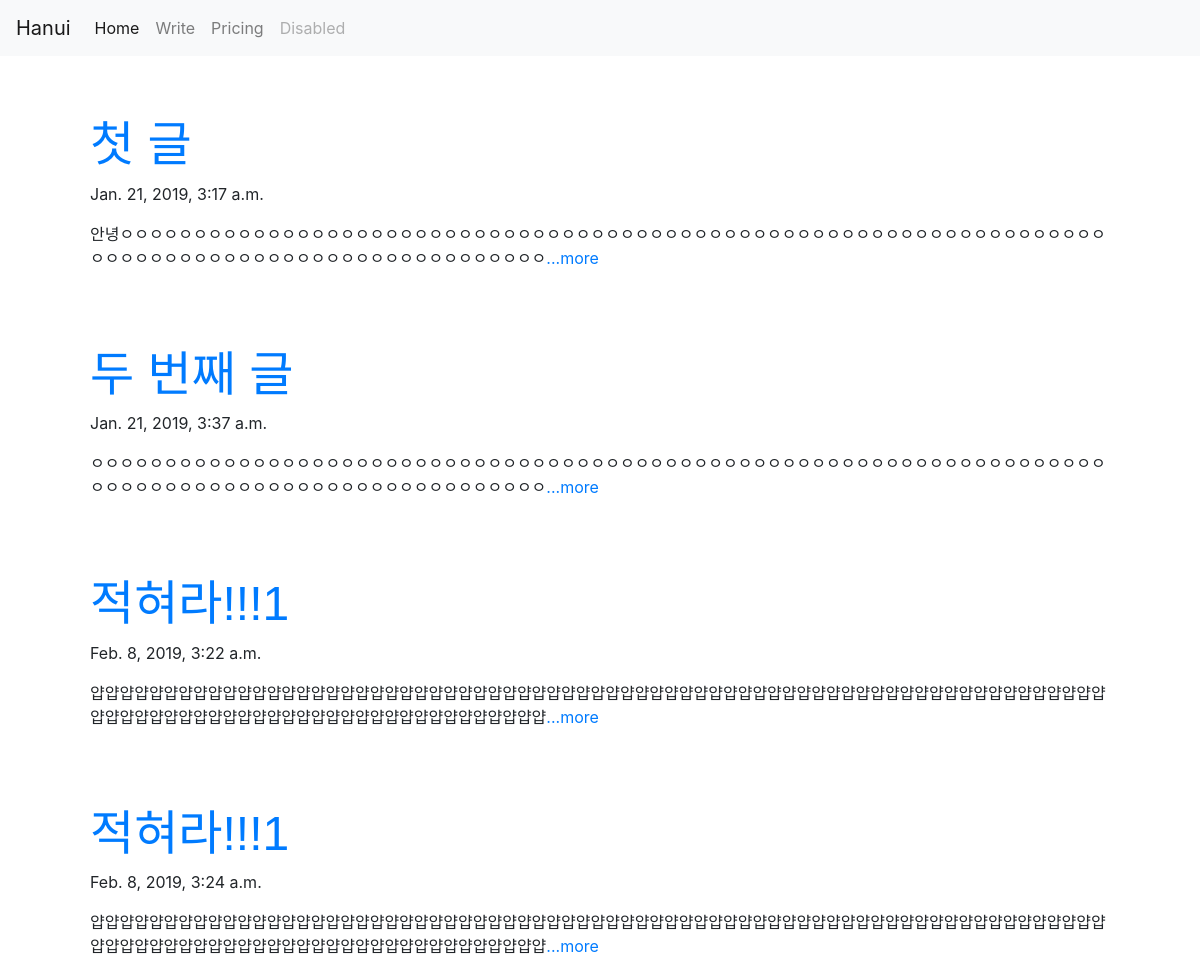
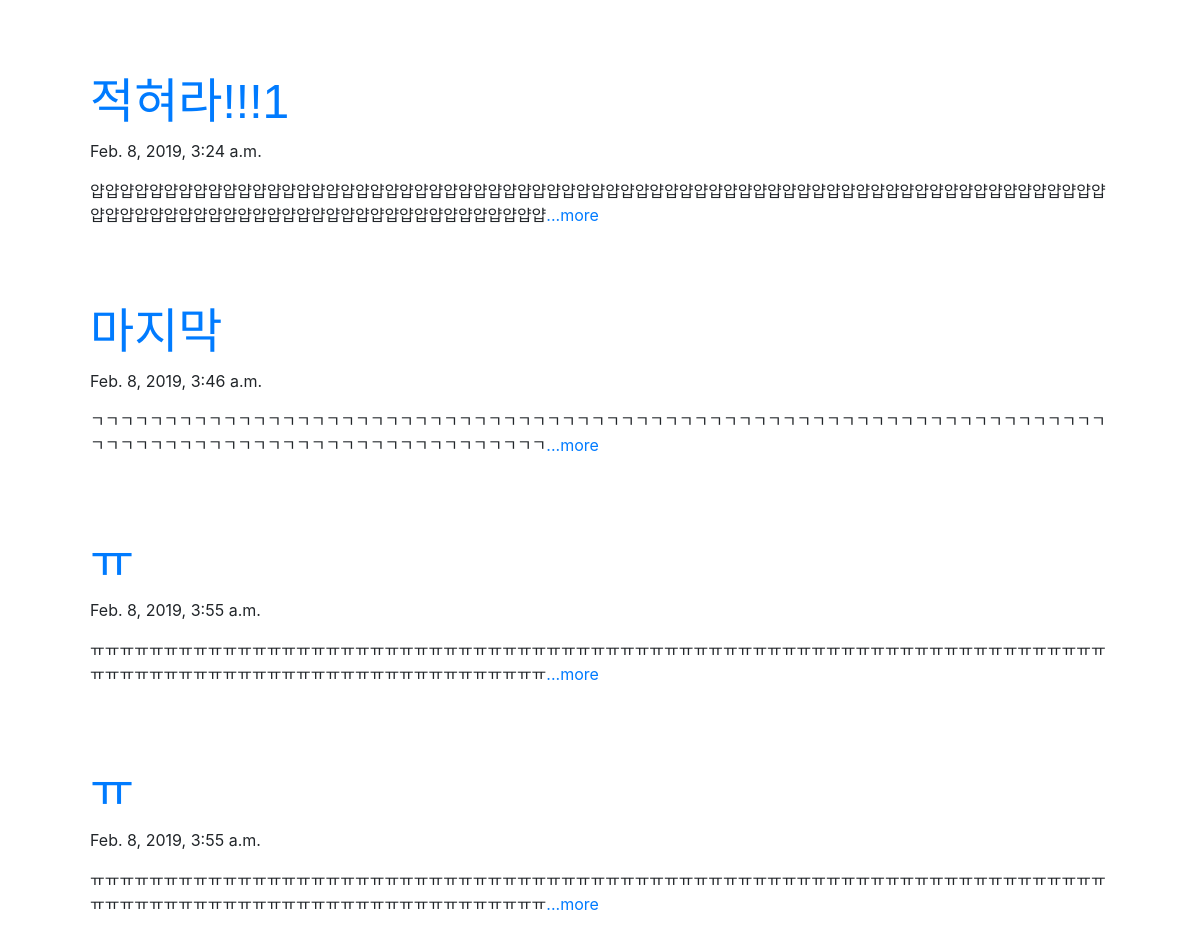
The page / on the database its author committed (2 pictures, top to bottom).
### blog/models.py (models this page shows, shortened)
class Blog(models.Model):
    title = models.CharField(max_length=200)
    pub_date = models.DateTimeField('date published')
    body = models.TextField()
    objects = models.Manager()
    def summary(self):
        return self.body[:100] #pylint: disable=E1136

### blog/views.py (the view)
# urls.py: 2. Add a URL to urlpatterns:  path('', views.home, name='home')
def home(request):
    blogs = Blog.objects
    return render(request, 'home.html', {'blogs' : blogs})

### blog/templates/home.html
{% extends 'base.html' %}
{% block content %}
      {% for blog in blogs.all %}
      <div class="container">
          <a href="{% url 'detail' blog.id %}">
              <h1>{{ blog.title }}</h1>
          </a>
          <p>{{ blog.pub_date }}</p>
          <p>{{ blog.summary }}<a href="{% url 'detail' blog.id %}">...more</a></p>
      </div>
      {% endfor %}
{% endblock %}

### blog/templates/base.html (style rules this page uses)
h1 { font-family: 'Hanna', sans-serif; font-size: 48px; }
.container { padding: 30px; }

### rows shown on the page
Blog: title "첫 글", pub_date "Jan. 21, 2019, 3:17 a.m.", summary "안녕ㅇㅇㅇㅇㅇㅇㅇㅇㅇㅇㅇㅇㅇㅇㅇㅇㅇㅇㅇㅇㅇㅇㅇㅇㅇㅇㅇㅇㅇㅇㅇㅇㅇㅇㅇㅇㅇㅇㅇㅇㅇㅇㅇㅇㅇㅇㅇㅇㅇㅇㅇㅇㅇㅇㅇㅇㅇㅇㅇㅇㅇㅇㅇㅇㅇㅇㅇㅇㅇㅇㅇㅇㅇㅇㅇㅇㅇㅇㅇㅇㅇㅇㅇㅇㅇㅇㅇㅇㅇㅇㅇㅇㅇㅇㅇㅇㅇㅇ"
Blog: title "두 번째 글", pub_date "Jan. 21, 2019, 3:37 a.m.", summary "ㅇㅇㅇㅇㅇㅇㅇㅇㅇㅇㅇㅇㅇㅇㅇㅇㅇㅇㅇㅇㅇㅇㅇㅇㅇㅇㅇㅇㅇㅇㅇㅇㅇㅇㅇㅇㅇㅇㅇㅇㅇㅇㅇㅇㅇㅇㅇㅇㅇㅇㅇㅇㅇㅇㅇㅇㅇㅇㅇㅇㅇㅇㅇㅇㅇㅇㅇㅇㅇㅇㅇㅇㅇㅇㅇㅇㅇㅇㅇㅇㅇㅇㅇㅇㅇㅇㅇㅇㅇㅇㅇㅇㅇㅇㅇㅇㅇㅇㅇㅇ"
Blog: title "적혀라!!!1", pub_date "Feb. 8, 2019, 3:22 a.m.", summary "얍얍얍얍얍얍얍얍얍얍얍얍얍얍얍얍얍얍얍얍얍얍얍얍얍얍얍얍얍얍얍얍얍얍얍얍얍얍얍얍얍얍얍얍얍얍얍얍얍얍얍얍얍얍얍얍얍얍얍얍얍얍얍얍얍얍얍얍얍얍얍얍얍얍얍얍얍얍얍얍얍얍얍얍얍얍얍얍얍얍얍얍얍얍얍얍얍얍얍얍"
Blog: title "적혀라!!!1", pub_date "Feb. 8, 2019, 3:24 a.m.", summary "얍얍얍얍얍얍얍얍얍얍얍얍얍얍얍얍얍얍얍얍얍얍얍얍얍얍얍얍얍얍얍얍얍얍얍얍얍얍얍얍얍얍얍얍얍얍얍얍얍얍얍얍얍얍얍얍얍얍얍얍얍얍얍얍얍얍얍얍얍얍얍얍얍얍얍얍얍얍얍얍얍얍얍얍얍얍얍얍얍얍얍얍얍얍얍얍얍얍얍얍"
Blog: title "적혀라!!!1", pub_date "Feb. 8, 2019, 3:24 a.m.", summary "얍얍얍얍얍얍얍얍얍얍얍얍얍얍얍얍얍얍얍얍얍얍얍얍얍얍얍얍얍얍얍얍얍얍얍얍얍얍얍얍얍얍얍얍얍얍얍얍얍얍얍얍얍얍얍얍얍얍얍얍얍얍얍얍얍얍얍얍얍얍얍얍얍얍얍얍얍얍얍얍얍얍얍얍얍얍얍얍얍얍얍얍얍얍얍얍얍얍얍얍"
Blog: title "마지막", pub_date "Feb. 8, 2019, 3:46 a.m.", summary "ㄱㄱㄱㄱㄱㄱㄱㄱㄱㄱㄱㄱㄱㄱㄱㄱㄱㄱㄱㄱㄱㄱㄱㄱㄱㄱㄱㄱㄱㄱㄱㄱㄱㄱㄱㄱㄱㄱㄱㄱㄱㄱㄱㄱㄱㄱㄱㄱㄱㄱㄱㄱㄱㄱㄱㄱㄱㄱㄱㄱㄱㄱㄱㄱㄱㄱㄱㄱㄱㄱㄱㄱㄱㄱㄱㄱㄱㄱㄱㄱㄱㄱㄱㄱㄱㄱㄱㄱㄱㄱㄱㄱㄱㄱㄱㄱㄱㄱㄱㄱ"
Blog: title "ㅠ", pub_date "Feb. 8, 2019, 3:55 a.m.", summary "ㅠㅠㅠㅠㅠㅠㅠㅠㅠㅠㅠㅠㅠㅠㅠㅠㅠㅠㅠㅠㅠㅠㅠㅠㅠㅠㅠㅠㅠㅠㅠㅠㅠㅠㅠㅠㅠㅠㅠㅠㅠㅠㅠㅠㅠㅠㅠㅠㅠㅠㅠㅠㅠㅠㅠㅠㅠㅠㅠㅠㅠㅠㅠㅠㅠㅠㅠㅠㅠㅠㅠㅠㅠㅠㅠㅠㅠㅠㅠㅠㅠㅠㅠㅠㅠㅠㅠㅠㅠㅠㅠㅠㅠㅠㅠㅠㅠㅠㅠㅠ"
Blog: title "ㅠ", pub_date "Feb. 8, 2019, 3:55 a.m.", summary "ㅠㅠㅠㅠㅠㅠㅠㅠㅠㅠㅠㅠㅠㅠㅠㅠㅠㅠㅠㅠㅠㅠㅠㅠㅠㅠㅠㅠㅠㅠㅠㅠㅠㅠㅠㅠㅠㅠㅠㅠㅠㅠㅠㅠㅠㅠㅠㅠㅠㅠㅠㅠㅠㅠㅠㅠㅠㅠㅠㅠㅠㅠㅠㅠㅠㅠㅠㅠㅠㅠㅠㅠㅠㅠㅠㅠㅠㅠㅠㅠㅠㅠㅠㅠㅠㅠㅠㅠㅠㅠㅠㅠㅠㅠㅠㅠㅠㅠㅠㅠ"
